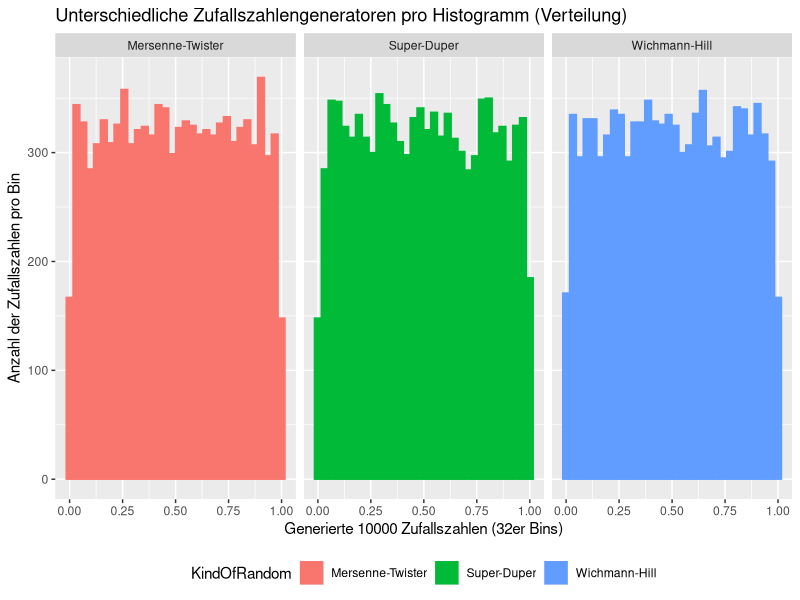
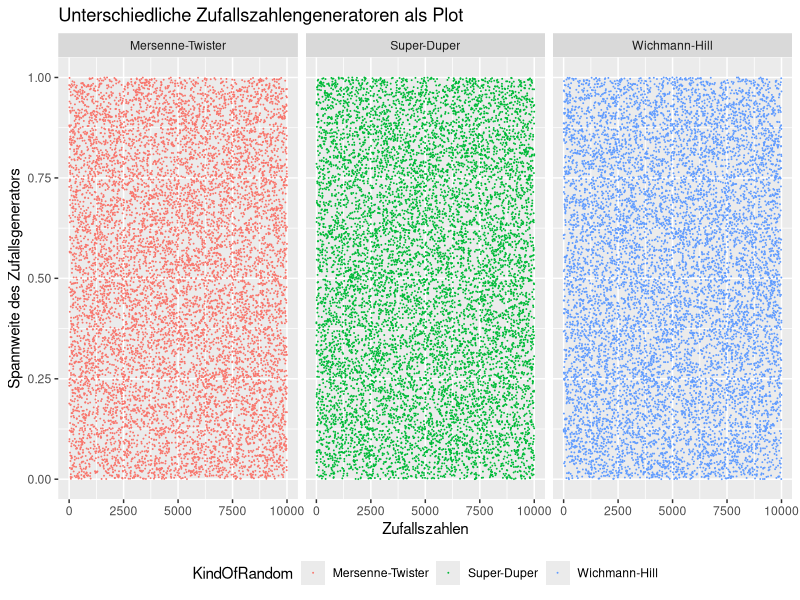
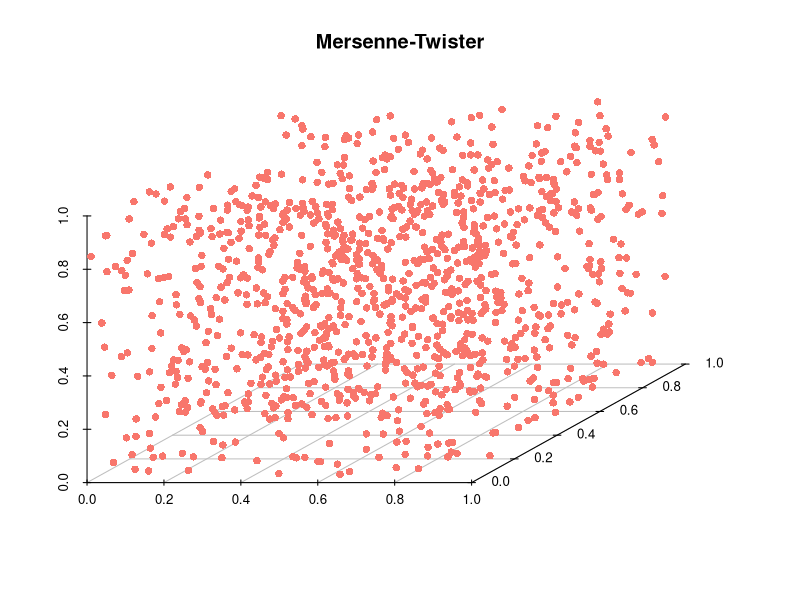

Source code (R) for these figures, in order:
## ---- chunk 1
library(ggplot2)
numberOfRandomNumbers <- 10000

RNGkind("Mersenne-Twister") # matches  "Mersenne-Twister"
datamt = data.frame(data = runif(numberOfRandomNumbers), KindOfRandom = "Mersenne-Twister", pos = 1:numberOfRandomNumbers)

RNGkind("Super") # matches  "Super-Duper"
datasd = data.frame(data = runif(numberOfRandomNumbers), KindOfRandom = "Super-Duper", pos = 1:numberOfRandomNumbers)

RNGkind("Wichmann-Hill") # matches  "Wichmann-Hill"
datawh = data.frame(data = runif(numberOfRandomNumbers), KindOfRandom = "Wichmann-Hill", pos = 1:numberOfRandomNumbers)

data <- rbind(datamt, datasd, datawh)

ggplot(data, aes(x = data, color = KindOfRandom, fill = KindOfRandom)) + 
  geom_histogram(bins = 32) + 
  facet_grid(~ KindOfRandom) +
  theme(legend.direction = "horizontal", 
        legend.position = "bottom",
        legend.box = "horizontal") +
  labs(title = "Unterschiedliche Zufallszahlengeneratoren pro Histogramm (Verteilung)",
  x = "Generierte 10000 Zufallszahlen (32er Bins)",
  y = "Anzahl der Zufallszahlen pro Bin")
## ---- chunk 2
ggplot(data, aes(y = data, x = pos, color = KindOfRandom)) + 
  geom_point(size = 0.01) +
  facet_grid(~ KindOfRandom) +
  theme(legend.direction = "horizontal", 
        legend.position = "bottom",
        legend.box = "horizontal") +
  labs(title = "Unterschiedliche Zufallszahlengeneratoren als Plot",
  x = "Zufallszahlen",
  y = "Spannweite des Zufallsgenerators")
## ---- chunk 3

datamt <- data.frame(dataX = datamt[seq(1, 3333, 3),]$data, 
                       dataY = datamt[seq(2, 3333, 3),]$data, 
                       dataZ = datamt[seq(3, 3333, 3),]$data)


library(scatterplot3d)

with(datamt, {
   s3d <- scatterplot3d(dataX, dataY, dataZ, # x,y, z axis
                 main="Mersenne-Twister",
                 box=FALSE,
                 color="#F8766C",
                 pch = 16,
                 xlab="",
                 ylab="",
                 zlab="")
   
   s3d.coords <- s3d$xyz.convert(dataX, dataY, dataZ)
})
## ---- chunk 4
# Ruft die Help-Page von RNG auf
#?RNG
## ---- chunk 5
# RNGkind setzt den Pseudozufallsgenerator
# Setzt den Zufallsgenerator auf L'Ecuyer-CMRG
RNGkind("L'Ecuyer-CMRG")

# Gibt den aktuellen Zufallsgenerator aus
RNGkind()

# Setzt den Zufallsgenerator auf Mersenne-Twister (default)
RNGkind("Mersenne-Twister")
## ---- chunk 6
# Setzt den Seed auf 123456789 für genau den nächsten Aufruf
set.seed(123456789)

# Generiert immer die selben 10 Zufallszahlen wegen den seed.
runif(10)

# Generiert 10 Zufallszahlen ohne Seed
runif(10)
## ---- chunk 7
#options(expressions=100000)
# Berechnet die neue Zufallszahl
#PP.Coincidence.CalculateNumber <- function (randomNumber) {
#  first <- as.numeric(substr(randomNumber, 0, 5))
#  second <- as.numeric(substr(randomNumber, 6, 10))
#  
#  if(is.na(second) || second == 0) {
#    second <- bitwXor(first, as.numeric(substr(as.numeric(Sys.time()), 6, 10)))
#  }
#  return (first * second)
#}

# Rekursiver Aufrauf
#PP.Coincidence.Recursive <- function(numberOfRandomNumbers, randomNumber, randomList) {
#  if (numberOfRandomNumbers <=0 ) {
#    return( c() )
#  } else {
#    newRN <- PP.Coincidence.CalculateNumber(randomNumber)
#    return( c(Recall(numberOfRandomNumbers-1, newRN, randomList),newRN/10000000000) )
#  }
#}

# Initialaufruf mit einer Anzahl von Zufallszahlen
#PP.Coincidence <- function(numberOfRandomNumbers){
#  return (PP.Coincidence.Recursive(numberOfRandomNumbers, as.numeric(Sys.time()), c()))
#}
